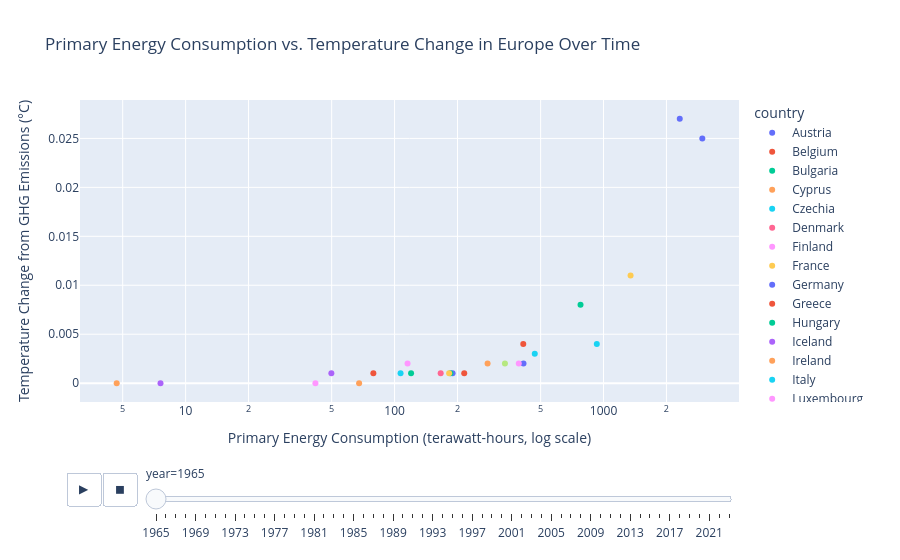

Notebook code cell kept with this figure:
### Code cell
import pandas as pd
import plotly.express as px

# Load the dataset
owid_co2_data_df = pd.read_csv('owid-co2-data.csv')

# Define a list of European countries
european_countries = [
    'Austria', 'Belgium', 'Bulgaria', 'Croatia', 'Cyprus', 'Czechia', 'Denmark',
    'Estonia', 'Finland', 'France', 'Germany', 'Greece', 'Hungary', 'Ireland',
    'Italy', 'Latvia', 'Lithuania', 'Luxembourg', 'Malta', 'Netherlands',
    'Poland', 'Portugal', 'Romania', 'Slovakia', 'Slovenia', 'Spain', 'Sweden',
    'United Kingdom', 'Norway', 'Switzerland', 'Iceland'
]

# Filter for European countries
df_europe = owid_co2_data_df[owid_co2_data_df['country'].isin(european_countries)].copy()

# Select relevant columns and drop rows with any missing values
df_filtered = df_europe[['country', 'year', 'primary_energy_consumption', 'temperature_change_from_ghg']].dropna()

# Ensure numeric types
df_filtered['primary_energy_consumption'] = pd.to_numeric(df_filtered['primary_energy_consumption'])
df_filtered['temperature_change_from_ghg'] = pd.to_numeric(df_filtered['temperature_change_from_ghg'])

# Create the scatter plot
fig = px.scatter(df_filtered,
                 x="primary_energy_consumption",
                 y="temperature_change_from_ghg",
                 color="country",
                 hover_name="country",
                 animation_frame="year", # Animate over years
                 log_x=True, # Energy consumption can also vary widely
                 title="Primary Energy Consumption vs. Temperature Change in Europe Over Time",
                 labels={
                     "primary_energy_consumption": "Primary Energy Consumption (terawatt-hours)",
                     "temperature_change_from_ghg": "Temperature Change from GHG Emissions (°C)"
                 })

# Update layout for better readability and interactivity
fig.update_layout(
    xaxis_title="Primary Energy Consumption (terawatt-hours, log scale)",
    yaxis_title="Temperature Change from GHG Emissions (°C)",
    hovermode="closest"
)

# Show the plot
fig.show()

### Figure 1 — Plotly figure (JSON) as saved in the notebook; plotly's stock layout.template omitted (floating-point values rounded to 4 significant figures)
{"data": [{"hovertemplate": "<b>%{hovertext}</b><br><br>country=Austria<br>year=1965<br>Primary Energy Consumption (terawatt-hours)=%{x}<br>Temperature Change from GHG Emissions (°C)=%{y}<extra></extra>", "hovertext": ["Austria"], "legendgroup": "Austria", "marker": {"color": "#636efa", "symbol": "circle"}, "mode": "markers", "name": "Austria", "orientation": "v", "showlegend": true, "type": "scatter", "x": [189.5], "xaxis": "x", "y": [0.001], "yaxis": "y"}, {"hovertemplate": "<b>%{hovertext}</b><br><br>country=Belgium<br>year=1965<br>Primary Energy Consumption (terawatt-hours)=%{x}<br>Temperature Change from GHG Emissions (°C)=%{y}<extra></extra>", "hovertext": ["Belgium"], "legendgroup": "Belgium", "marker": {"color": "#EF553B", "symbol": "circle"}, "mode": "markers", "name": "Belgium", "orientation": "v", "showlegend": true, "type": "scatter", "x": [412.9], "xaxis": "x", "y": [0.004], "yaxis": "y"}, {"hovertemplate": "<b>%{hovertext}</b><br><br>country=Bulgaria<br>year=1965<br>Primary Energy Consumption (terawatt-hours)=%{x}<br>Temperature Change from GHG Emissions (°C)=%{y}<extra></extra>", "hovertext": ["Bulgaria"], "legendgroup": "Bulgaria", "marker": {"color": "#00cc96", "symbol": "circle"}, "mode": "markers", "name": "Bulgaria", "orientation": "v", "showlegend": true, "type": "scatter", "x": [119.9], "xaxis": "x", "y": [0.001], "yaxis": "y"}, {"hovertemplate": "<b>%{hovertext}</b><br><br>country=Cyprus<br>year=1965<br>Primary Energy Consumption (terawatt-hours)=%{x}<br>Temperature Change from GHG Emissions (°C)=%{y}<extra></extra>", "hovertext": ["Cyprus"], "legendgroup": "Cyprus", "marker": {"color": "#FFA15A", "symbol": "circle"}, "mode": "markers", "name": "Cyprus", "orientation": "v", "showlegend": true, "type": "scatter", "x": [4.68], "xaxis": "x", "y": [0.0], "yaxis": "y"}, {"hovertemplate": "<b>%{hovertext}</b><br><br>country=Czechia<br>year=1965<br>Primary Energy Consumption (terawatt-hours)=%{x}<br>Temperature Change from GHG Emissions (°C)=%{y}<extra></extra>", "hovertext": ["Czechia"], "legendgroup": "Czechia", "marker": {"color": "#19d3f3", "symbol": "circle"}, "mode": "markers", "name": "Czechia", "orientation": "v", "showlegend": true, "type": "scatter", "x": [468.8], "xaxis": "x", "y": [0.003], "yaxis": "y"}, {"hovertemplate": "<b>%{hovertext}</b><br><br>country=Denmark<br>year=1965<br>Primary Energy Consumption (terawatt-hours)=%{x}<br>Temperature Change from GHG Emissions (°C)=%{y}<extra></extra>", "hovertext": ["Denmark"], "legendgroup": "Denmark", "marker": {"color": "#FF6692", "symbol": "circle"}, "mode": "markers", "name": "Denmark", "orientation": "v", "showlegend": true, "type": "scatter", "x": [166.2], "xaxis": "x", "y": [0.001], "yaxis": "y"}, {"hovertemplate": "<b>%{hovertext}</b><br><br>country=Finland<br>year=1965<br>Primary Energy Consumption (terawatt-hours)=%{x}<br>Temperature Change from GHG Emissions (°C)=%{y}<extra></extra>", "hovertext": ["Finland"], "legendgroup": "Finland", "marker": {"color": "#FF97FF", "symbol": "circle"}, "mode": "markers", "name": "Finland", "orientation": "v", "showlegend": true, "type": "scatter", "x": [115.4], "xaxis": "x", "y": [0.002], "yaxis": "y"}, {"hovertemplate": "<b>%{hovertext}</b><br><br>country=France<br>year=1965<br>Primary Energy Consumption (terawatt-hours)=%{x}<br>Temperature Change from GHG Emissions (°C)=%{y}<extra></extra>", "hovertext": ["France"], "legendgroup": "France", "marker": {"color": "#FECB52", "symbol": "circle"}, "mode": "markers", "name": "France", "orientation": "v", "showlegend": true, "type": "scatter", "x": [1347.0], "xaxis": "x", "y": [0.011], "yaxis": "y"}, {"hovertemplate": "<b>%{hovertext}</b><br><br>country=Germany<br>year=1965<br>Primary Energy Consumption (terawatt-hours)=%{x}<br>Temperature Change from GHG Emissions (°C)=%{y}<extra></extra>", "hovertext": ["Germany"], "legendgroup": "Germany", "marker": {"color": "#636efa", "symbol": "circle"}, "mode": "markers", "name": "Germany", "orientation": "v", "showlegend": true, "type": "scatter", "x": [2969.0], "xaxis": "x", "y": [0.025], "yaxis": "y"}, {"hovertemplate": "<b>%{hovertext}</b><br><br>country=Greece<br>year=1965<br>Primary Energy Consumption (terawatt-hours)=%{x}<br>Temperature Change from GHG Emissions (°C)=%{y}<extra></extra>", "hovertext": ["Greece"], "legendgroup": "Greece", "marker": {"color": "#EF553B", "symbol": "circle"}, "mode": "markers", "name": "Greece", "orientation": "v", "showlegend": true, "type": "scatter", "x": [79.15], "xaxis": "x", "y": [0.001], "yaxis": "y"}, {"hovertemplate": "<b>%{hovertext}</b><br><br>country=Hungary<br>year=1965<br>Primary Energy Consumption (terawatt-hours)=%{x}<br>Temperature Change from GHG Emissions (°C)=%{y}<extra></extra>", "hovertext": ["Hungary"], "legendgroup": "Hungary", "marker": {"color": "#00cc96", "symbol": "circle"}, "mode": "markers", "name": "Hungary", "orientation": "v", "showlegend": true, "type": "scatter", "x": [185.0], "xaxis": "x", "y": [0.001], "yaxis": "y"}, {"hovertemplate": "<b>%{hovertext}</b><br><br>country=Iceland<br>year=1965<br>Primary Energy Consumption (terawatt-hours)=%{x}<br>Temperature Change from GHG Emissions (°C)=%{y}<extra></extra>", "hovertext": ["Iceland"], "legendgroup": "Iceland", "marker": {"color": "#ab63fa", "symbol": "circle"}, "mode": "markers", "name": "Iceland", "orientation": "v", "showlegend": true, "type": "scatter", "x": [7.583], "xaxis": "x", "y": [0.0], "yaxis": "y"}, {"hovertemplate": "<b>%{hovertext}</b><br><br>country=Ireland<br>year=1965<br>Primary Energy Consumption (terawatt-hours)=%{x}<br>Temperature Change from GHG Emissions (°C)=%{y}<extra></extra>", "hovertext": ["Ireland"], "legendgroup": "Ireland", "marker": {"color": "#FFA15A", "symbol": "circle"}, "mode": "markers", "name": "Ireland", "orientation": "v", "showlegend": true, "type": "scatter", "x": [67.66], "xaxis": "x", "y": [-0.0], "yaxis": "y"}, {"hovertemplate": "<b>%{hovertext}</b><br><br>country=Italy<br>year=1965<br>Primary Energy Consumption (terawatt-hours)=%{x}<br>Temperature Change from GHG Emissions (°C)=%{y}<extra></extra>", "hovertext": ["Italy"], "legendgroup": "Italy", "marker": {"color": "#19d3f3", "symbol": "circle"}, "mode": "markers", "name": "Italy", "orientation": "v", "showlegend": true, "type": "scatter", "x": [928.5], "xaxis": "x", "y": [0.004], "yaxis": "y"}, {"hovertemplate": "<b>%{hovertext}</b><br><br>country=Luxembourg<br>year=1965<br>Primary Energy Consumption (terawatt-hours)=%{x}<br>Temperature Change from GHG Emissions (°C)=%{y}<extra></extra>", "hovertext": ["Luxembourg"], "legendgroup": "Luxembourg", "marker": {"color": "#FF97FF", "symbol": "circle"}, "mode": "markers", "name": "Luxembourg", "orientation": "v", "showlegend": true, "type": "scatter", "x": [41.8], "xaxis": "x", "y": [0.0], "yaxis": "y"}, {"hovertemplate": "<b>%{hovertext}</b><br><br>country=Netherlands<br>year=1965<br>Primary Energy Consumption (terawatt-hours)=%{x}<br>Temperature Change from GHG Emissions (°C)=%{y}<extra></extra>", "hovertext": ["Netherlands"], "legendgroup": "Netherlands", "marker": {"color": "#636efa", "symbol": "circle"}, "mode": "markers", "name": "Netherlands", "orientation": "v", "showlegend": true, "type": "scatter", "x": [414.0], "xaxis": "x", "y": [0.002], "yaxis": "y"}, {"hovertemplate": "<b>%{hovertext}</b><br><br>country=Norway<br>year=1965<br>Primary Energy Consumption (terawatt-hours)=%{x}<br>Temperature Change from GHG Emissions (°C)=%{y}<extra></extra>", "hovertext": ["Norway"], "legendgroup": "Norway", "marker": {"color": "#EF553B", "symbol": "circle"}, "mode": "markers", "name": "Norway", "orientation": "v", "showlegend": true, "type": "scatter", "x": [215.4], "xaxis": "x", "y": [0.001], "yaxis": "y"}, {"hovertemplate": "<b>%{hovertext}</b><br><br>country=Poland<br>year=1965<br>Primary Energy Consumption (terawatt-hours)=%{x}<br>Temperature Change from GHG Emissions (°C)=%{y}<extra></extra>", "hovertext": ["Poland"], "legendgroup": "Poland", "marker": {"color": "#00cc96", "symbol": "circle"}, "mode": "markers", "name": "Poland", "orientation": "v", "showlegend": true, "type": "scatter", "x": [776.1], "xaxis": "x", "y": [0.008], "yaxis": "y"}, {"hovertemplate": "<b>%{hovertext}</b><br><br>country=Portugal<br>year=1965<br>Primary Energy Consumption (terawatt-hours)=%{x}<br>Temperature Change from GHG Emissions (°C)=%{y}<extra></extra>", "hovertext": ["Portugal"], "legendgroup": "Portugal", "marker": {"color": "#ab63fa", "symbol": "circle"}, "mode": "markers", "name": "Portugal", "orientation": "v", "showlegend": true, "type": "scatter", "x": [49.83], "xaxis": "x", "y": [0.001], "yaxis": "y"}, {"hovertemplate": "<b>%{hovertext}</b><br><br>country=Romania<br>year=1965<br>Primary Energy Consumption (terawatt-hours)=%{x}<br>Temperature Change from GHG Emissions (°C)=%{y}<extra></extra>", "hovertext": ["Romania"], "legendgroup": "Romania", "marker": {"color": "#FFA15A", "symbol": "circle"}, "mode": "markers", "name": "Romania", "orientation": "v", "showlegend": true, "type": "scatter", "x": [278.7], "xaxis": "x", "y": [0.002], "yaxis": "y"}, {"hovertemplate": "<b>%{hovertext}</b><br><br>country=Slovakia<br>year=1965<br>Primary Energy Consumption (terawatt-hours)=%{x}<br>Temperature Change from GHG Emissions (°C)=%{y}<extra></extra>", "hovertext": ["Slovakia"], "legendgroup": "Slovakia", "marker": {"color": "#19d3f3", "symbol": "circle"}, "mode": "markers", "name": "Slovakia", "orientation": "v", "showlegend": true, "type": "scatter", "x": [106.8], "xaxis": "x", "y": [0.001], "yaxis": "y"}, {"hovertemplate": "<b>%{hovertext}</b><br><br>country=Spain<br>year=1965<br>Primary Energy Consumption (terawatt-hours)=%{x}<br>Temperature Change from GHG Emissions (°C)=%{y}<extra></extra>", "hovertext": ["Spain"], "legendgroup": "Spain", "marker": {"color": "#B6E880", "symbol": "circle"}, "mode": "markers", "name": "Spain", "orientation": "v", "showlegend": true, "type": "scatter", "x": [337.4], "xaxis": "x", "y": [0.002], "yaxis": "y"}, {"hovertemplate": "<b>%{hovertext}</b><br><br>country=Sweden<br>year=1965<br>Primary Energy Consumption (terawatt-hours)=%{x}<br>Temperature Change from GHG Emissions (°C)=%{y}<extra></extra>", "hovertext": ["Sweden"], "legendgroup": "Sweden", "marker": {"color": "#FF97FF", "symbol": "circle"}, "mode": "markers", "name": "Sweden", "orientation": "v", "showlegend": true, "type": "scatter", "x": [393.0], "xaxis": "x", "y": [0.002], "yaxis": "y"}, {"hovertemplate": "<b>%{hovertext}</b><br><br>country=Switzerland<br>year=1965<br>Primary Energy Consumption (terawatt-hours)=%{x}<br>Temperature Change from GHG Emissions (°C)=%{y}<extra></extra>", "hovertext": ["Switzerland"], "legendgroup": "Switzerland", "marker": {"color": "#FECB52", "symbol": "circle"}, "mode": "markers", "name": "Switzerland", "orientation": "v", "showlegend": true, "type": "scatter", "x": [182.5], "xaxis": "x", "y": [0.001], "yaxis": "y"}, {"hovertemplate": "<b>%{hovertext}</b><br><br>country=United Kingdom<br>year=1965<br>Primary Energy Consumption (terawatt-hours)=%{x}<br>Temperature Change from GHG Emissions (°C)=%{y}<extra></extra>", "hovertext": ["United Kingdom"], "legendgroup": "United Kingdom", "marker": {"color": "#636efa", "symbol": "circle"}, "mode": "markers", "name": "United Kingdom", "orientation": "v", "showlegend": true, "type": "scatter", "x": [2316.0], "xaxis": "x", "y": [0.027], "yaxis": "y"}], "layout": {"hovermode": "closest", "legend": {"title": {"text": "country"}, "tracegroupgap": 0}, "sliders": [{"active": 0, "currentvalue": {"prefix": "year="}, "len": 0.9, "pad": {"b": 10, "t": 60}, "steps": [{"args": [["1965"], {"frame": {"duration": 0, "redraw": false}, "fromcurrent": true, "mode": "immediate", "transition": {"duration": 0, "easing": "linear"}}], "label": "1965", "method": "animate"}, {"args": [["1966"], {"frame": {"duration": 0, "redraw": false}, "fromcurrent": true, "mode": "immediate", "transition": {"duration": 0, "easing": "linear"}}], "label": "1966", "method": "animate"}, {"args": [["1967"], {"frame": {"duration": 0, "redraw": false}, "fromcurrent": true, "mode": "immediate", "transition": {"duration": 0, "easing": "linear"}}], "label": "1967", "method": "animate"}, {"args": [["1968"], {"frame": {"duration": 0, "redraw": false}, "fromcurrent": true, "mode": "immediate", "transition": {"duration": 0, "easing": "linear"}}], "label": "1968", "method": "animate"}, {"args": [["1969"], {"frame": {"duration": 0, "redraw": false}, "fromcurrent": true, "mode": "immediate", "transition": {"duration": 0, "easing": "linear"}}], "label": "1969", "method": "animate"}, {"args": [["1970"], {"frame": {"duration": 0, "redraw": false}, "fromcurrent": true, "mode": "immediate", "transition": {"duration": 0, "easing": "linear"}}], "label": "1970", "method": "animate"}, {"args": [["1971"], {"frame": {"duration": 0, "redraw": false}, "fromcurrent": true, "mode": "immediate", "transition": {"duration": 0, "easing": "linear"}}], "label": "1971", "method": "animate"}, {"args": [["1972"], {"frame": {"duration": 0, "redraw": false}, "fromcurrent": true, "mode": "immediate", "transition": {"duration": 0, "easing": "linear"}}], "label": "1972", "method": "animate"}, {"args": [["1973"], {"frame": {"duration": 0, "redraw": false}, "fromcurrent": true, "mode": "immediate", "transition": {"duration": 0, "easing": "linear"}}], "label": "1973", "method": "animate"}, {"args": [["1974"], {"frame": {"duration": 0, "redraw": false}, "fromcurrent": true, "mode": "immediate", "transition": {"duration": 0, "easing": "linear"}}], "label": "1974", "method": "animate"}, {"args": [["1975"], {"frame": {"duration": 0, "redraw": false}, "fromcurrent": true, "mode": "immediate", "transition": {"duration": 0, "easing": "linear"}}], "label": "1975", "method": "animate"}, {"args": [["1976"], {"frame": {"duration": 0, "redraw": false}, "fromcurrent": true, "mode": "immediate", "transition": {"duration": 0, "easing": "linear"}}], "label": "1976", "method": "animate"}, {"args": [["1977"], {"frame": {"duration": 0, "redraw": false}, "fromcurrent": true, "mode": "immediate", "transition": {"duration": 0, "easing": "linear"}}], "label": "1977", "method": "animate"}, {"args": [["1978"], {"frame": {"duration": 0, "redraw": false}, "fromcurrent": true, "mode": "immediate", "transition": {"duration": 0, "easing": "linear"}}], "label": "1978", "method": "animate"}, {"args": [["1979"], {"frame": {"duration": 0, "redraw": false}, "fromcurrent": true, "mode": "immediate", "transition": {"duration": 0, "easing": "linear"}}], "label": "1979", "method": "animate"}, {"args": [["1980"], {"frame": {"duration": 0, "redraw": false}, "fromcurrent": true, "mode": "immediate", "transition": {"duration": 0, "easing": "linear"}}], "label": "1980", "method": "animate"}, {"args": [["1981"], {"frame": {"duration": 0, "redraw": false}, "fromcurrent": true, "mode": "immediate", "transition": {"duration": 0, "easing": "linear"}}], "label": "1981", "method": "animate"}, {"args": [["1982"], {"frame": {"duration": 0, "redraw": false}, "fromcurrent": true, "mode": "immediate", "transition": {"duration": 0, "easing": "linear"}}], "label": "1982", "method": "animate"}, {"args": [["1983"], {"frame": {"duration": 0, "redraw": false}, "fromcurrent": true, "mode": "immediate", "transition": {"duration": 0, "easing": "linear"}}], "label": "1983", "method": "animate"}, {"args": [["1984"], {"frame": {"duration": 0, "redraw": false}, "fromcurrent": true, "mode": "immediate", "transition": {"duration": 0, "easing": "linear"}}], "label": "1984", "method": "animate"}, {"args": [["1985"], {"frame": {"duration": 0, "redraw": false}, "fromcurrent": true, "mode": "immediate", "transition": {"duration": 0, "easing": "linear"}}], "label": "1985", "method": "animate"}, {"args": [["1986"], {"frame": {"duration": 0, "redraw": false}, "fromcurrent": true, "mode": "immediate", "transition": {"duration": 0, "easing": "linear"}}], "label": "1986", "method": "animate"}, {"args": [["1987"], {"frame": {"duration": 0, "redraw": false}, "fromcurrent": true, "mode": "immediate", "transition": {"duration": 0, "easing": "linear"}}], "label": "1987", "method": "animate"}, {"args": [["1988"], {"frame": {"duration": 0, "redraw": false}, "fromcurrent": true, "mode": "immediate", "transition": {"duration": 0, "easing": "linear"}}], "label": "1988", "method": "animate"}, {"args": [["1989"], {"frame": {"duration": 0, "redraw": false}, "fromcurrent": true, "mode": "immediate", "transition": {"duration": 0, "easing": "linear"}}], "label": "1989", "method": "animate"}, {"args": [["1990"], {"frame": {"duration": 0, "redraw": false}, "fromcurrent": true, "mode": "immediate", "transition": {"duration": 0, "easing": "linear"}}], "label": "1990", "method": "animate"}, {"args": [["1991"], {"frame": {"duration": 0, "redraw": false}, "fromcurrent": true, "mode": "immediate", "transition": {"duration": 0, "easing": "linear"}}], "label": "1991", "method": "animate"}, {"args": [["1992"], {"frame": {"duration": 0, "redraw": false}, "fromcurrent": true, "mode": "immediate", "transition": {"duration": 0, "easing": "linear"}}], "label": "1992", "method": "animate"}, {"args": [["1993"], {"frame": {"duration": 0, "redraw": false}, "fromcurrent": true, "mode": "immediate", "transition": {"duration": 0, "easing": "linear"}}], "label": "1993", "method": "animate"}, {"args": [["1994"], {"frame": {"duration": 0, "redraw": false}, "fromcurrent": true, "mode": "immediate", "transition": {"duration": 0, "easing": "linear"}}], "label": "1994", "method": "animate"}, {"args": [["1995"], {"frame": {"duration": 0, "redraw": false}, "fromcurrent": true, "mode": "immediate", "transition": {"duration": 0, "easing": "linear"}}], "label": "1995", "method": "animate"}, {"args": [["1996"], {"frame": {"duration": 0, "redraw": false}, "fromcurrent": true, "mode": "immediate", "transition": {"duration": 0, "easing": "linear"}}], "label": "1996", "method": "animate"}, {"args": [["1997"], {"frame": {"duration": 0, "redraw": false}, "fromcurrent": true, "mode": "immediate", "transition": {"duration": 0, "easing": "linear"}}], "label": "1997", "method": "animate"}, {"args": [["1998"], {"frame": {"duration": 0, "redraw": false}, "fromcurrent": true, "mode": "immediate", "transition": {"duration": 0, "easing": "linear"}}], "label": "1998", "method": "animate"}, {"args": [["1999"], {"frame": {"duration": 0, "redraw": false}, "fromcurrent": true, "mode": "immediate", "transition": {"duration": 0, "easing": "linear"}}], "label": "1999", "method": "animate"}, {"args": [["2000"], {"frame": {"duration": 0, "redraw": false}, "fromcurrent": true, "mode": "immediate", "transition": {"duration": 0, "easing": "linear"}}], "label": "2000", "method": "animate"}, {"args": [["2001"], {"frame": {"duration": 0, "redraw": false}, "fromcurrent": true, "mode": "immediate", "transition": {"duration": 0, "easing": "linear"}}], "label": "2001", "method": "animate"}, {"args": [["2002"], {"frame": {"duration": 0, "redraw": false}, "fromcurrent": true, "mode": "immediate", "transition": {"duration": 0, "easing": "linear"}}], "label": "2002", "method": "animate"}, {"args": [["2003"], {"frame": {"duration": 0, "redraw": false}, "fromcurrent": true, "mode": "immediate", "transition": {"duration": 0, "easing": "linear"}}], "label": "2003", "method": "animate"}, {"args": [["2004"], {"frame": {"duration": 0, "redraw": false}, "fromcurrent": true, "mode": "immediate", "transition": {"duration": 0, "easing": "linear"}}], "label": "2004", "method": "animate"}, {"args": [["2005"], {"frame": {"duration": 0, "redraw": false}, "fromcurrent": true, "mode": "immediate", "transition": {"duration": 0, "easing": "linear"}}], "label": "2005", "method": "animate"}, {"args": [["2006"], {"frame": {"duration": 0, "redraw": false}, "fromcurrent": true, "mode": "immediate", "transition": {"duration": 0, "easing": "linear"}}], "label": "2006", "method": "animate"}, {"args": [["2007"], {"frame": {"duration": 0, "redraw": false}, "fromcurrent": true, "mode": "immediate", "transition": {"duration": 0, "easing": "linear"}}], "label": "2007", "method": "animate"}, {"args": [["2008"], {"frame": {"duration": 0, "redraw": false}, "fromcurrent": true, "mode": "immediate", "transition": {"duration": 0, "easing": "linear"}}], "label": "2008", "method": "animate"}, {"args": [["2009"], {"frame": {"duration": 0, "redraw": false}, "fromcurrent": true, "mode": "immediate", "transition": {"duration": 0, "easing": "linear"}}], "label": "2009", "method": "animate"}, {"args": [["2010"], {"frame": {"duration": 0, "redraw": false}, "fromcurrent": true, "mode": "immediate", "transition": {"duration": 0, "easing": "linear"}}], "label": "2010", "method": "animate"}, {"args": [["2011"], {"frame": {"duration": 0, "redraw": false}, "fromcurrent": true, "mode": "immediate", "transition": {"duration": 0, "easing": "linear"}}], "label": "2011", "method": "animate"}, {"args": [["2012"], {"frame": {"duration": 0, "redraw": false}, "fromcurrent": true, "mode": "immediate", "transition": {"duration": 0, "easing": "linear"}}], "label": "2012", "method": "animate"}, {"args": [["2013"], {"frame": {"duration": 0, "redraw": false}, "fromcurrent": true, "mode": "immediate", "transition": {"duration": 0, "easing": "linear"}}], "label": "2013", "method": "animate"}, {"args": [["2014"], {"frame": {"duration": 0, "redraw": false}, "fromcurrent": true, "mode": "immediate", "transition": {"duration": 0, "easing": "linear"}}], "label": "2014", "method": "animate"}, {"args": [["2015"], {"frame": {"duration": 0, "redraw": false}, "fromcurrent": true, "mode": "immediate", "transition": {"duration": 0, "easing": "linear"}}], "label": "2015", "method": "animate"}, {"args": [["2016"], {"frame": {"duration": 0, "redraw": false}, "fromcurrent": true, "mode": "immediate", "transition": {"duration": 0, "easing": "linear"}}], "label": "2016", "method": "animate"}, {"args": [["2017"], {"frame": {"duration": 0, "redraw": false}, "fromcurrent": true, "mode": "immediate", "transition": {"duration": 0, "easing": "linear"}}], "label": "2017", "method": "animate"}, {"args": [["2018"], {"frame": {"duration": 0, "redraw": false}, "fromcurrent": true, "mode": "immediate", "transition": {"duration": 0, "easing": "linear"}}], "label": "2018", "method": "animate"}, {"args": [["2019"], {"frame": {"duration": 0, "redraw": false}, "fromcurrent": true, "mode": "immediate", "transition": {"duration": 0, "easing": "linear"}}], "label": "2019", "method": "animate"}, {"args": [["2020"], {"frame": {"duration": 0, "redraw": false}, "fromcurrent": true, "mode": "immediate", "transition": {"duration": 0, "easing": "linear"}}], "label": "2020", "method": "animate"}, {"args": [["2021"], {"frame": {"duration": 0, "redraw": false}, "fromcurrent": true, "mode": "immediate", "transition": {"duration": 0, "easing": "linear"}}], "label": "2021", "method": "animate"}, {"args": [["2022"], {"frame": {"duration": 0, "redraw": false}, "fromcurrent": true, "mode": "immediate", "transition": {"duration": 0, "easing": "linear"}}], "label": "2022", "method": "animate"}, {"args": [["2023"], {"frame": {"duration": 0, "redraw": false}, "fromcurrent": true, "mode": "immediate", "transition": {"duration": 0, "easing": "linear"}}], "label": "2023", "method": "animate"}], "x": 0.1, "xanchor": "left", "y": 0, "yanchor": "top"}], "title": {"text": "Primary Energy Consumption vs. Temperature Change in Europe Over Time"}, "updatemenus": [{"buttons": [{"args": [null, {"frame": {"duration": 500, "redraw": false}, "fromcurrent": true, "mode": "immediate", "transition": {"duration": 500, "easing": "linear"}}], "label": "&#9654;", "method": "animate"}, {"args": [[null], {"frame": {"duration": 0, "redraw": false}, "fromcurrent": true, "mode": "immediate", "transition": {"duration": 0, "easing": "linear"}}], "label": "&#9724;", "method": "animate"}], "direction": "left", "pad": {"r": 10, "t": 70}, "showactive": false, "type": "buttons", "x": 0.1, "xanchor": "right", "y": 0, "yanchor": "top"}], "xaxis": {"anchor": "y", "domain": [0.0, 1.0], "title": {"text": "Primary Energy Consumption (terawatt-hours, log scale)"}, "type": "log"}, "yaxis": {"anchor": "x", "domain": [0.0, 1.0], "title": {"text": "Temperature Change from GHG Emissions (°C)"}}}}
